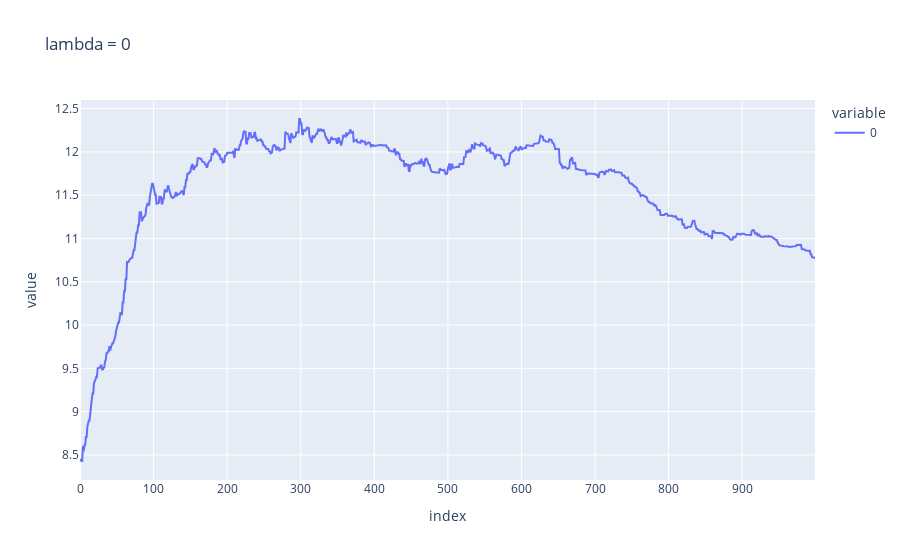
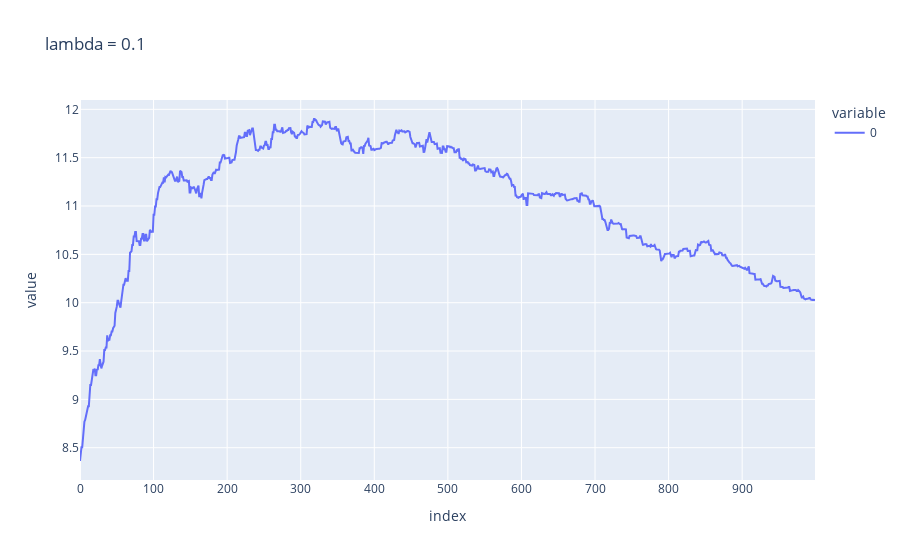
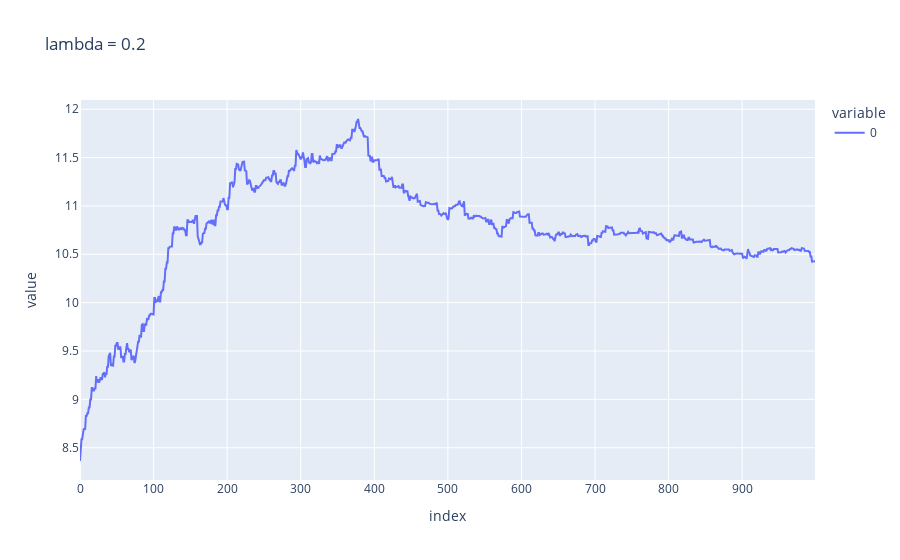
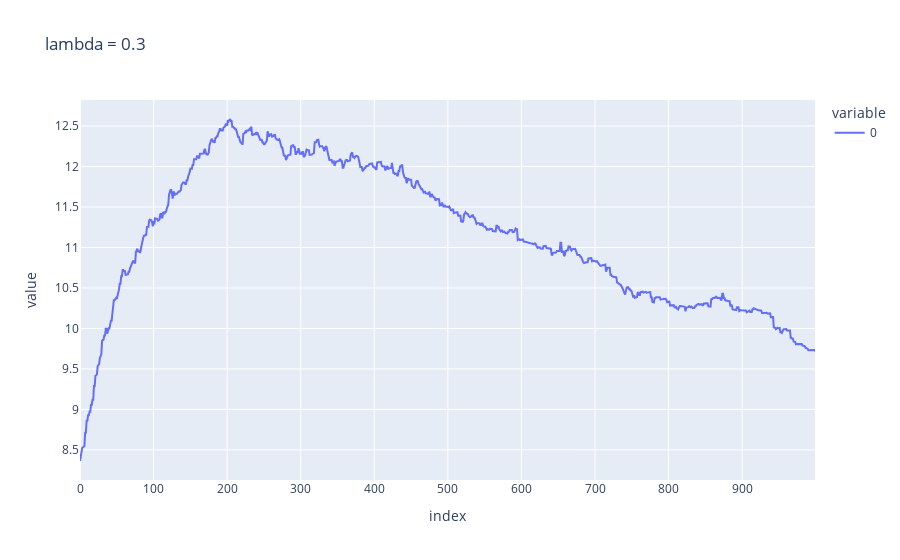

The notebook cell these images were saved under, in order:
### Code cell
for i, track in enumerate(mse_tracks):
    fig = px.line(track, title = f"lambda = {lambdas[i]}")
    fig.show()

### Figure 1 — Plotly figure (JSON) as saved in the notebook; plotly's stock layout.template omitted (floating-point values rounded to 4 significant figures; data arrays with more than 128 entries replaced by an {"elided": "..."} marker saying what was removed)
{"data": [{"hovertemplate": "variable=0<br>index=%{x}<br>value=%{y}<extra></extra>", "legendgroup": "0", "line": {"color": "#636efa", "dash": "solid"}, "mode": "lines", "name": "0", "orientation": "v", "showlegend": true, "type": "scatter", "x": {"elided": "1000 int values"}, "xaxis": "x", "y": {"elided": "1000 float values"}, "yaxis": "y"}], "layout": {"autosize": true, "legend": {"title": {"text": "variable"}, "tracegroupgap": 0}, "title": {"text": "lambda = 0"}, "xaxis": {"anchor": "y", "autorange": true, "domain": [0, 1], "range": [0, 999], "title": {"text": "index"}, "type": "linear"}, "yaxis": {"anchor": "x", "autorange": true, "domain": [0, 1], "range": [8.211, 12.6], "title": {"text": "value"}, "type": "linear"}}}

### Figure 2 — Plotly figure (JSON) as saved in the notebook; plotly's stock layout.template omitted (floating-point values rounded to 4 significant figures; data arrays with more than 128 entries replaced by an {"elided": "..."} marker saying what was removed)
{"data": [{"hovertemplate": "variable=0<br>index=%{x}<br>value=%{y}<extra></extra>", "legendgroup": "0", "line": {"color": "#636efa", "dash": "solid"}, "mode": "lines", "name": "0", "orientation": "v", "showlegend": true, "type": "scatter", "x": {"elided": "1000 int values"}, "xaxis": "x", "y": {"elided": "1000 float values"}, "yaxis": "y"}], "layout": {"autosize": true, "legend": {"title": {"text": "variable"}, "tracegroupgap": 0}, "title": {"text": "lambda = 0.1"}, "xaxis": {"anchor": "y", "autorange": true, "domain": [0, 1], "range": [0, 999], "title": {"text": "index"}, "type": "linear"}, "yaxis": {"anchor": "x", "autorange": true, "domain": [0, 1], "range": [8.166, 12.1], "title": {"text": "value"}, "type": "linear"}}}

### Figure 3 — Plotly figure (JSON) as saved in the notebook; plotly's stock layout.template omitted (floating-point values rounded to 4 significant figures; data arrays with more than 128 entries replaced by an {"elided": "..."} marker saying what was removed)
{"data": [{"hovertemplate": "variable=0<br>index=%{x}<br>value=%{y}<extra></extra>", "legendgroup": "0", "line": {"color": "#636efa", "dash": "solid"}, "mode": "lines", "name": "0", "orientation": "v", "showlegend": true, "type": "scatter", "x": {"elided": "1000 int values"}, "xaxis": "x", "y": {"elided": "1000 float values"}, "yaxis": "y"}], "layout": {"autosize": true, "legend": {"title": {"text": "variable"}, "tracegroupgap": 0}, "title": {"text": "lambda = 0.2"}, "xaxis": {"anchor": "y", "autorange": true, "domain": [0, 1], "range": [0, 999], "title": {"text": "index"}, "type": "linear"}, "yaxis": {"anchor": "x", "autorange": true, "domain": [0, 1], "range": [8.166, 12.09], "title": {"text": "value"}, "type": "linear"}}}

### Figure 4 — Plotly figure (JSON) as saved in the notebook; plotly's stock layout.template omitted (floating-point values rounded to 4 significant figures; data arrays with more than 128 entries replaced by an {"elided": "..."} marker saying what was removed)
{"data": [{"hovertemplate": "variable=0<br>index=%{x}<br>value=%{y}<extra></extra>", "legendgroup": "0", "line": {"color": "#636efa", "dash": "solid"}, "mode": "lines", "name": "0", "orientation": "v", "showlegend": true, "type": "scatter", "x": {"elided": "1000 int values"}, "xaxis": "x", "y": {"elided": "1000 float values"}, "yaxis": "y"}], "layout": {"autosize": true, "legend": {"title": {"text": "variable"}, "tracegroupgap": 0}, "title": {"text": "lambda = 0.3"}, "xaxis": {"anchor": "y", "autorange": true, "domain": [0, 1], "range": [0, 999], "title": {"text": "index"}, "type": "linear"}, "yaxis": {"anchor": "x", "autorange": true, "domain": [0, 1], "range": [8.128, 12.82], "title": {"text": "value"}, "type": "linear"}}}
